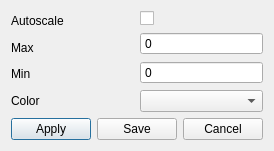
<?xml version="1.0" encoding="UTF-8"?>
<ui version="4.0">
 <class>DialogSettingsColorBar</class>
 <widget class="QDialog" name="DialogSettingsColorBar">
  <property name="geometry">
   <rect>
    <x>0</x>
    <y>0</y>
    <width>182</width>
    <height>132</height>
   </rect>
  </property>
  <property name="maximumSize">
   <size>
    <width>182</width>
    <height>132</height>
   </size>
  </property>
  <property name="windowTitle">
   <string>Settings color bar</string>
  </property>
  <layout class="QVBoxLayout" name="verticalLayout_3">
   <item>
    <layout class="QHBoxLayout" name="horizontalLayout_2">
     <item>
      <layout class="QVBoxLayout" name="verticalLayout_2">
       <item>
        <widget class="QLabel" name="label_4">
         <property name="text">
          <string>Autoscale</string>
         </property>
        </widget>
       </item>
       <item>
        <widget class="QLabel" name="label">
         <property name="text">
          <string>Max</string>
         </property>
        </widget>
       </item>
       <item>
        <widget class="QLabel" name="label_2">
         <property name="text">
          <string>Min</string>
         </property>
        </widget>
       </item>
      </layout>
     </item>
     <item>
      <layout class="QVBoxLayout" name="verticalLayout">
       <item>
        <widget class="QCheckBox" name="checkBoxAutoscale">
         <property name="text">
          <string/>
         </property>
        </widget>
       </item>
       <item>
        <widget class="QSpinBox" name="spinBoxMax">
         <property name="buttonSymbols">
          <enum>QAbstractSpinBox::NoButtons</enum>
         </property>
         <property name="minimum">
          <number>0</number>
         </property>
         <property name="maximum">
          <number>16777215</number>
         </property>
        </widget>
       </item>
       <item>
        <widget class="QSpinBox" name="spinBoxMin">
         <property name="buttonSymbols">
          <enum>QAbstractSpinBox::NoButtons</enum>
         </property>
         <property name="maximum">
          <number>16777215</number>
         </property>
        </widget>
       </item>
      </layout>
     </item>
    </layout>
   </item>
   <item>
    <layout class="QHBoxLayout" name="horizontalLayout_5">
     <item>
      <widget class="QLabel" name="label_3">
       <property name="text">
        <string>Color</string>
       </property>
      </widget>
     </item>
     <item>
      <widget class="QComboBox" name="comboBoxColor"/>
     </item>
    </layout>
   </item>
   <item>
    <layout class="QHBoxLayout" name="horizontalLayout">
     <item>
      <spacer name="horizontalSpacer">
       <property name="orientation">
        <enum>Qt::Horizontal</enum>
       </property>
       <property name="sizeHint" stdset="0">
        <size>
         <width>40</width>
         <height>20</height>
        </size>
       </property>
      </spacer>
     </item>
     <item>
      <widget class="QPushButton" name="pushButtonApply">
       <property name="text">
        <string>Apply</string>
       </property>
      </widget>
     </item>
     <item>
      <widget class="QPushButton" name="pushButtonSave">
       <property name="text">
        <string>Save</string>
       </property>
      </widget>
     </item>
     <item>
      <widget class="QPushButton" name="pushButtonCancel">
       <property name="text">
        <string>Cancel</string>
       </property>
      </widget>
     </item>
    </layout>
   </item>
  </layout>
 </widget>
 <resources/>
 <connections/>
</ui>
